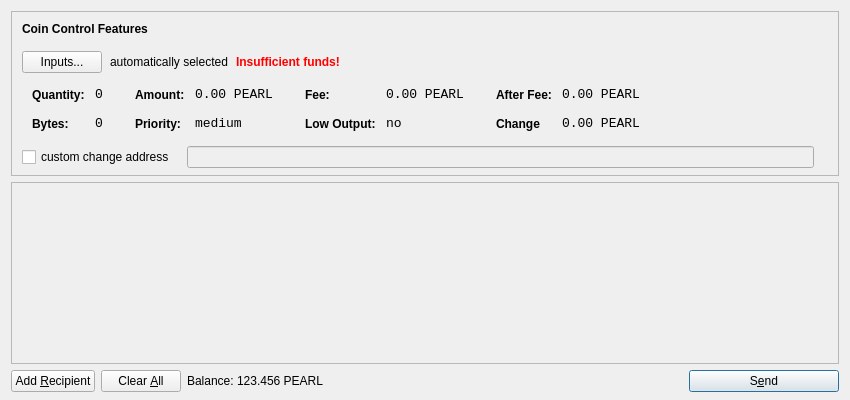
<?xml version="1.0" encoding="UTF-8"?>
<ui version="4.0">
 <class>SendCoinsDialog</class>
 <widget class="QDialog" name="SendCoinsDialog">
  <property name="geometry">
   <rect>
    <x>0</x>
    <y>0</y>
    <width>850</width>
    <height>400</height>
   </rect>
  </property>
  <property name="windowTitle">
   <string>Send Coins</string>
  </property>
  <layout class="QVBoxLayout" name="verticalLayout" stretch="0,1,0">
   <property name="bottomMargin">
    <number>8</number>
   </property>
   <item>
    <widget class="QFrame" name="frameCoinControl">
     <property name="sizePolicy">
      <sizepolicy hsizetype="Expanding" vsizetype="Expanding">
       <horstretch>0</horstretch>
       <verstretch>0</verstretch>
      </sizepolicy>
     </property>
     <property name="maximumSize">
      <size>
       <width>16777215</width>
       <height>16777215</height>
      </size>
     </property>
     <property name="frameShape">
      <enum>QFrame::StyledPanel</enum>
     </property>
     <property name="frameShadow">
      <enum>QFrame::Sunken</enum>
     </property>
     <layout class="QVBoxLayout" name="verticalLayoutCoinControl2">
      <property name="spacing">
       <number>6</number>
      </property>
      <property name="leftMargin">
       <number>0</number>
      </property>
      <property name="topMargin">
       <number>0</number>
      </property>
      <property name="rightMargin">
       <number>0</number>
      </property>
      <property name="bottomMargin">
       <number>6</number>
      </property>
      <item>
       <layout class="QVBoxLayout" name="verticalLayoutCoinControl" stretch="0,0,0,0,1">
        <property name="spacing">
         <number>0</number>
        </property>
        <property name="leftMargin">
         <number>10</number>
        </property>
        <property name="topMargin">
         <number>10</number>
        </property>
        <item>
         <layout class="QHBoxLayout" name="horizontalLayoutCoinControl1">
          <property name="bottomMargin">
           <number>15</number>
          </property>
          <item>
           <widget class="QLabel" name="labelCoinControlFeatures">
            <property name="sizePolicy">
             <sizepolicy hsizetype="Preferred" vsizetype="Maximum">
              <horstretch>0</horstretch>
              <verstretch>0</verstretch>
             </sizepolicy>
            </property>
            <property name="font">
             <font>
              <weight>75</weight>
              <bold>true</bold>
             </font>
            </property>
            <property name="styleSheet">
             <string notr="true">font-weight:bold;</string>
            </property>
            <property name="text">
             <string>Coin Control Features</string>
            </property>
           </widget>
          </item>
         </layout>
        </item>
        <item>
         <layout class="QHBoxLayout" name="horizontalLayoutCoinControl2" stretch="0,0,0,0">
          <property name="spacing">
           <number>8</number>
          </property>
          <property name="bottomMargin">
           <number>10</number>
          </property>
          <item>
           <widget class="QPushButton" name="pushButtonCoinControl">
            <property name="styleSheet">
             <string notr="true"/>
            </property>
            <property name="text">
             <string>Inputs...</string>
            </property>
           </widget>
          </item>
          <item>
           <widget class="QLabel" name="labelCoinControlAutomaticallySelected">
            <property name="text">
             <string>automatically selected</string>
            </property>
            <property name="margin">
             <number>5</number>
            </property>
           </widget>
          </item>
          <item>
           <widget class="QLabel" name="labelCoinControlInsuffFunds">
            <property name="font">
             <font>
              <weight>75</weight>
              <bold>true</bold>
             </font>
            </property>
            <property name="styleSheet">
             <string notr="true">color:red;font-weight:bold;</string>
            </property>
            <property name="text">
             <string>Insufficient funds!</string>
            </property>
            <property name="margin">
             <number>5</number>
            </property>
           </widget>
          </item>
          <item>
           <spacer name="horizontalSpacerCoinControl">
            <property name="orientation">
             <enum>Qt::Horizontal</enum>
            </property>
            <property name="sizeHint" stdset="0">
             <size>
              <width>40</width>
              <height>1</height>
             </size>
            </property>
           </spacer>
          </item>
         </layout>
        </item>
        <item>
         <widget class="QWidget" name="widgetCoinControl" native="true">
          <property name="sizePolicy">
           <sizepolicy hsizetype="Preferred" vsizetype="Preferred">
            <horstretch>0</horstretch>
            <verstretch>0</verstretch>
           </sizepolicy>
          </property>
          <property name="minimumSize">
           <size>
            <width>0</width>
            <height>0</height>
           </size>
          </property>
          <property name="styleSheet">
           <string notr="true"/>
          </property>
          <layout class="QHBoxLayout" name="horizontalLayoutCoinControl5">
           <property name="margin">
            <number>0</number>
           </property>
           <item>
            <layout class="QHBoxLayout" name="horizontalLayoutCoinControl3" stretch="0,0,0,1">
             <property name="spacing">
              <number>20</number>
             </property>
             <property name="topMargin">
              <number>0</number>
             </property>
             <property name="bottomMargin">
              <number>10</number>
             </property>
             <item>
              <layout class="QFormLayout" name="formLayoutCoinControl1">
               <property name="horizontalSpacing">
                <number>10</number>
               </property>
               <property name="verticalSpacing">
                <number>14</number>
               </property>
               <property name="leftMargin">
                <number>10</number>
               </property>
               <property name="topMargin">
                <number>4</number>
               </property>
               <property name="rightMargin">
                <number>6</number>
               </property>
               <item row="0" column="0">
                <widget class="QLabel" name="labelCoinControlQuantityText">
                 <property name="styleSheet">
                  <string notr="true">font-weight:bold;</string>
                 </property>
                 <property name="text">
                  <string>Quantity:</string>
                 </property>
                 <property name="margin">
                  <number>0</number>
                 </property>
                </widget>
               </item>
               <item row="0" column="1">
                <widget class="QLabel" name="labelCoinControlQuantity">
                 <property name="font">
                  <font>
                   <family>Monospace</family>
                   <pointsize>10</pointsize>
                  </font>
                 </property>
                 <property name="cursor">
                  <cursorShape>IBeamCursor</cursorShape>
                 </property>
                 <property name="contextMenuPolicy">
                  <enum>Qt::ActionsContextMenu</enum>
                 </property>
                 <property name="text">
                  <string>0</string>
                 </property>
                 <property name="margin">
                  <number>0</number>
                 </property>
                 <property name="textInteractionFlags">
                  <set>Qt::LinksAccessibleByMouse|Qt::TextSelectableByKeyboard|Qt::TextSelectableByMouse</set>
                 </property>
                </widget>
               </item>
               <item row="1" column="0">
                <widget class="QLabel" name="labelCoinControlBytesText">
                 <property name="styleSheet">
                  <string notr="true">font-weight:bold;</string>
                 </property>
                 <property name="text">
                  <string>Bytes:</string>
                 </property>
                </widget>
               </item>
               <item row="1" column="1">
                <widget class="QLabel" name="labelCoinControlBytes">
                 <property name="font">
                  <font>
                   <family>Monospace</family>
                   <pointsize>10</pointsize>
                  </font>
                 </property>
                 <property name="cursor">
                  <cursorShape>IBeamCursor</cursorShape>
                 </property>
                 <property name="contextMenuPolicy">
                  <enum>Qt::ActionsContextMenu</enum>
                 </property>
                 <property name="text">
                  <string>0</string>
                 </property>
                 <property name="textInteractionFlags">
                  <set>Qt::LinksAccessibleByMouse|Qt::TextSelectableByKeyboard|Qt::TextSelectableByMouse</set>
                 </property>
                </widget>
               </item>
              </layout>
             </item>
             <item>
              <layout class="QFormLayout" name="formLayoutCoinControl2">
               <property name="horizontalSpacing">
                <number>10</number>
               </property>
               <property name="verticalSpacing">
                <number>14</number>
               </property>
               <property name="leftMargin">
                <number>6</number>
               </property>
               <property name="topMargin">
                <number>4</number>
               </property>
               <property name="rightMargin">
                <number>6</number>
               </property>
               <item row="0" column="0">
                <widget class="QLabel" name="labelCoinControlAmountText">
                 <property name="styleSheet">
                  <string notr="true">font-weight:bold;</string>
                 </property>
                 <property name="text">
                  <string>Amount:</string>
                 </property>
                 <property name="margin">
                  <number>0</number>
                 </property>
                </widget>
               </item>
               <item row="0" column="1">
                <widget class="QLabel" name="labelCoinControlAmount">
                 <property name="font">
                  <font>
                   <family>Monospace</family>
                   <pointsize>10</pointsize>
                  </font>
                 </property>
                 <property name="cursor">
                  <cursorShape>IBeamCursor</cursorShape>
                 </property>
                 <property name="contextMenuPolicy">
                  <enum>Qt::ActionsContextMenu</enum>
                 </property>
                 <property name="text">
                  <string>0.00 PEARL</string>
                 </property>
                 <property name="textInteractionFlags">
                  <set>Qt::LinksAccessibleByMouse|Qt::TextSelectableByKeyboard|Qt::TextSelectableByMouse</set>
                 </property>
                </widget>
               </item>
               <item row="1" column="0">
                <widget class="QLabel" name="labelCoinControlPriorityText">
                 <property name="styleSheet">
                  <string notr="true">font-weight:bold;</string>
                 </property>
                 <property name="text">
                  <string>Priority:</string>
                 </property>
                </widget>
               </item>
               <item row="1" column="1">
                <widget class="QLabel" name="labelCoinControlPriority">
                 <property name="font">
                  <font>
                   <family>Monospace</family>
                   <pointsize>10</pointsize>
                  </font>
                 </property>
                 <property name="cursor">
                  <cursorShape>IBeamCursor</cursorShape>
                 </property>
                 <property name="contextMenuPolicy">
                  <enum>Qt::ActionsContextMenu</enum>
                 </property>
                 <property name="text">
                  <string>medium</string>
                 </property>
                 <property name="textInteractionFlags">
                  <set>Qt::LinksAccessibleByMouse|Qt::TextSelectableByKeyboard|Qt::TextSelectableByMouse</set>
                 </property>
                </widget>
               </item>
              </layout>
             </item>
             <item>
              <layout class="QFormLayout" name="formLayoutCoinControl3">
               <property name="horizontalSpacing">
                <number>10</number>
               </property>
               <property name="verticalSpacing">
                <number>14</number>
               </property>
               <property name="leftMargin">
                <number>6</number>
               </property>
               <property name="topMargin">
                <number>4</number>
               </property>
               <property name="rightMargin">
                <number>6</number>
               </property>
               <item row="0" column="0">
                <widget class="QLabel" name="labelCoinControlFeeText">
                 <property name="styleSheet">
                  <string notr="true">font-weight:bold;</string>
                 </property>
                 <property name="text">
                  <string>Fee:</string>
                 </property>
                 <property name="margin">
                  <number>0</number>
                 </property>
                </widget>
               </item>
               <item row="0" column="1">
                <widget class="QLabel" name="labelCoinControlFee">
                 <property name="font">
                  <font>
                   <family>Monospace</family>
                   <pointsize>10</pointsize>
                  </font>
                 </property>
                 <property name="cursor">
                  <cursorShape>IBeamCursor</cursorShape>
                 </property>
                 <property name="contextMenuPolicy">
                  <enum>Qt::ActionsContextMenu</enum>
                 </property>
                 <property name="text">
                  <string>0.00 PEARL</string>
                 </property>
                 <property name="textInteractionFlags">
                  <set>Qt::LinksAccessibleByMouse|Qt::TextSelectableByKeyboard|Qt::TextSelectableByMouse</set>
                 </property>
                </widget>
               </item>
               <item row="1" column="0">
                <widget class="QLabel" name="labelCoinControlLowOutputText">
                 <property name="styleSheet">
                  <string notr="true">font-weight:bold;</string>
                 </property>
                 <property name="text">
                  <string>Low Output:</string>
                 </property>
                </widget>
               </item>
               <item row="1" column="1">
                <widget class="QLabel" name="labelCoinControlLowOutput">
                 <property name="font">
                  <font>
                   <family>Monospace</family>
                   <pointsize>10</pointsize>
                  </font>
                 </property>
                 <property name="cursor">
                  <cursorShape>IBeamCursor</cursorShape>
                 </property>
                 <property name="contextMenuPolicy">
                  <enum>Qt::ActionsContextMenu</enum>
                 </property>
                 <property name="text">
                  <string>no</string>
                 </property>
                 <property name="textInteractionFlags">
                  <set>Qt::LinksAccessibleByMouse|Qt::TextSelectableByKeyboard|Qt::TextSelectableByMouse</set>
                 </property>
                </widget>
               </item>
              </layout>
             </item>
             <item>
              <layout class="QFormLayout" name="formLayoutCoinControl4">
               <property name="horizontalSpacing">
                <number>10</number>
               </property>
               <property name="verticalSpacing">
                <number>14</number>
               </property>
               <property name="leftMargin">
                <number>6</number>
               </property>
               <property name="topMargin">
                <number>4</number>
               </property>
               <property name="rightMargin">
                <number>6</number>
               </property>
               <item row="0" column="0">
                <widget class="QLabel" name="labelCoinControlAfterFeeText">
                 <property name="styleSheet">
                  <string notr="true">font-weight:bold;</string>
                 </property>
                 <property name="text">
                  <string>After Fee:</string>
                 </property>
                 <property name="margin">
                  <number>0</number>
                 </property>
                </widget>
               </item>
               <item row="0" column="1">
                <widget class="QLabel" name="labelCoinControlAfterFee">
                 <property name="font">
                  <font>
                   <family>Monospace</family>
                   <pointsize>10</pointsize>
                  </font>
                 </property>
                 <property name="cursor">
                  <cursorShape>IBeamCursor</cursorShape>
                 </property>
                 <property name="contextMenuPolicy">
                  <enum>Qt::ActionsContextMenu</enum>
                 </property>
                 <property name="text">
                  <string>0.00 PEARL</string>
                 </property>
                 <property name="textInteractionFlags">
                  <set>Qt::LinksAccessibleByMouse|Qt::TextSelectableByKeyboard|Qt::TextSelectableByMouse</set>
                 </property>
                </widget>
               </item>
               <item row="1" column="0">
                <widget class="QLabel" name="labelCoinControlChangeText">
                 <property name="styleSheet">
                  <string notr="true">font-weight:bold;</string>
                 </property>
                 <property name="text">
                  <string>Change</string>
                 </property>
                </widget>
               </item>
               <item row="1" column="1">
                <widget class="QLabel" name="labelCoinControlChange">
                 <property name="font">
                  <font>
                   <family>Monospace</family>
                   <pointsize>10</pointsize>
                  </font>
                 </property>
                 <property name="cursor">
                  <cursorShape>IBeamCursor</cursorShape>
                 </property>
                 <property name="contextMenuPolicy">
                  <enum>Qt::ActionsContextMenu</enum>
                 </property>
                 <property name="text">
                  <string>0.00 PEARL</string>
                 </property>
                 <property name="textInteractionFlags">
                  <set>Qt::LinksAccessibleByMouse|Qt::TextSelectableByKeyboard|Qt::TextSelectableByMouse</set>
                 </property>
                </widget>
               </item>
              </layout>
             </item>
            </layout>
           </item>
          </layout>
         </widget>
        </item>
        <item>
         <layout class="QHBoxLayout" name="horizontalLayoutCoinControl4" stretch="0,0,0">
          <property name="spacing">
           <number>12</number>
          </property>
          <property name="sizeConstraint">
           <enum>QLayout::SetDefaultConstraint</enum>
          </property>
          <property name="topMargin">
           <number>5</number>
          </property>
          <property name="rightMargin">
           <number>5</number>
          </property>
          <item>
           <widget class="QCheckBox" name="checkBoxCoinControlChange">
            <property name="text">
             <string>custom change address</string>
            </property>
           </widget>
          </item>
          <item>
           <widget class="QLineEdit" name="lineEditCoinControlChange">
            <property name="enabled">
             <bool>false</bool>
            </property>
            <property name="sizePolicy">
             <sizepolicy hsizetype="Expanding" vsizetype="Fixed">
              <horstretch>0</horstretch>
              <verstretch>0</verstretch>
             </sizepolicy>
            </property>
           </widget>
          </item>
          <item>
           <widget class="QLabel" name="labelCoinControlChangeLabel">
            <property name="sizePolicy">
             <sizepolicy hsizetype="Preferred" vsizetype="Expanding">
              <horstretch>0</horstretch>
              <verstretch>0</verstretch>
             </sizepolicy>
            </property>
            <property name="minimumSize">
             <size>
              <width>0</width>
              <height>0</height>
             </size>
            </property>
            <property name="text">
             <string/>
            </property>
            <property name="margin">
             <number>3</number>
            </property>
           </widget>
          </item>
         </layout>
        </item>
        <item>
         <spacer name="verticalSpacerCoinControl">
          <property name="orientation">
           <enum>Qt::Vertical</enum>
          </property>
          <property name="sizeHint" stdset="0">
           <size>
            <width>800</width>
            <height>1</height>
           </size>
          </property>
         </spacer>
        </item>
       </layout>
      </item>
     </layout>
    </widget>
   </item>
   <item>
    <widget class="QScrollArea" name="scrollArea">
     <property name="widgetResizable">
      <bool>true</bool>
     </property>
     <widget class="QWidget" name="scrollAreaWidgetContents">
      <property name="geometry">
       <rect>
        <x>0</x>
        <y>0</y>
        <width>830</width>
        <height>172</height>
       </rect>
      </property>
      <layout class="QVBoxLayout" name="verticalLayout_2">
       <property name="margin">
        <number>0</number>
       </property>
       <item>
        <layout class="QVBoxLayout" name="entries">
         <property name="spacing">
          <number>6</number>
         </property>
        </layout>
       </item>
       <item>
        <spacer name="verticalSpacer">
         <property name="orientation">
          <enum>Qt::Vertical</enum>
         </property>
         <property name="sizeHint" stdset="0">
          <size>
           <width>20</width>
           <height>40</height>
          </size>
         </property>
        </spacer>
       </item>
      </layout>
     </widget>
    </widget>
   </item>
   <item>
    <layout class="QHBoxLayout" name="horizontalLayout">
     <item>
      <widget class="QPushButton" name="addButton">
       <property name="toolTip">
        <string>Send to multiple recipients at once</string>
       </property>
       <property name="text">
        <string>Add &amp;Recipient</string>
       </property>
       <property name="icon">
        <iconset resource="../bitcoin.qrc">
         <normaloff>:/icons/add</normaloff>:/icons/add</iconset>
       </property>
       <property name="autoDefault">
        <bool>false</bool>
       </property>
      </widget>
     </item>
     <item>
      <widget class="QPushButton" name="clearButton">
       <property name="sizePolicy">
        <sizepolicy hsizetype="Minimum" vsizetype="Fixed">
         <horstretch>0</horstretch>
         <verstretch>0</verstretch>
        </sizepolicy>
       </property>
       <property name="toolTip">
        <string>Remove all transaction fields</string>
       </property>
       <property name="text">
        <string>Clear &amp;All</string>
       </property>
       <property name="icon">
        <iconset resource="../bitcoin.qrc">
         <normaloff>:/icons/remove</normaloff>:/icons/remove</iconset>
       </property>
       <property name="autoRepeatDelay">
        <number>300</number>
       </property>
       <property name="autoDefault">
        <bool>false</bool>
       </property>
      </widget>
     </item>
     <item>
      <layout class="QHBoxLayout" name="horizontalLayout_2">
       <property name="spacing">
        <number>3</number>
       </property>
       <item>
        <widget class="QLabel" name="label">
         <property name="sizePolicy">
          <sizepolicy hsizetype="Preferred" vsizetype="Fixed">
           <horstretch>0</horstretch>
           <verstretch>0</verstretch>
          </sizepolicy>
         </property>
         <property name="text">
          <string>Balance:</string>
         </property>
        </widget>
       </item>
       <item>
        <widget class="QLabel" name="labelBalance">
         <property name="sizePolicy">
          <sizepolicy hsizetype="Preferred" vsizetype="Fixed">
           <horstretch>0</horstretch>
           <verstretch>0</verstretch>
          </sizepolicy>
         </property>
         <property name="cursor">
          <cursorShape>IBeamCursor</cursorShape>
         </property>
         <property name="text">
          <string>123.456 PEARL</string>
         </property>
         <property name="textInteractionFlags">
          <set>Qt::LinksAccessibleByMouse|Qt::TextSelectableByKeyboard|Qt::TextSelectableByMouse</set>
         </property>
        </widget>
       </item>
      </layout>
     </item>
     <item>
      <spacer name="horizontalSpacer">
       <property name="orientation">
        <enum>Qt::Horizontal</enum>
       </property>
       <property name="sizeHint" stdset="0">
        <size>
         <width>40</width>
         <height>20</height>
        </size>
       </property>
      </spacer>
     </item>
     <item>
      <widget class="QPushButton" name="sendButton">
       <property name="minimumSize">
        <size>
         <width>150</width>
         <height>0</height>
        </size>
       </property>
       <property name="toolTip">
        <string>Confirm the send action</string>
       </property>
       <property name="text">
        <string>S&amp;end</string>
       </property>
       <property name="icon">
        <iconset resource="../bitcoin.qrc">
         <normaloff>:/icons/send</normaloff>:/icons/send</iconset>
       </property>
       <property name="default">
        <bool>true</bool>
       </property>
      </widget>
     </item>
    </layout>
   </item>
  </layout>
 </widget>
 <resources>
  <include location="../bitcoin.qrc"/>
 </resources>
 <connections/>
</ui>
